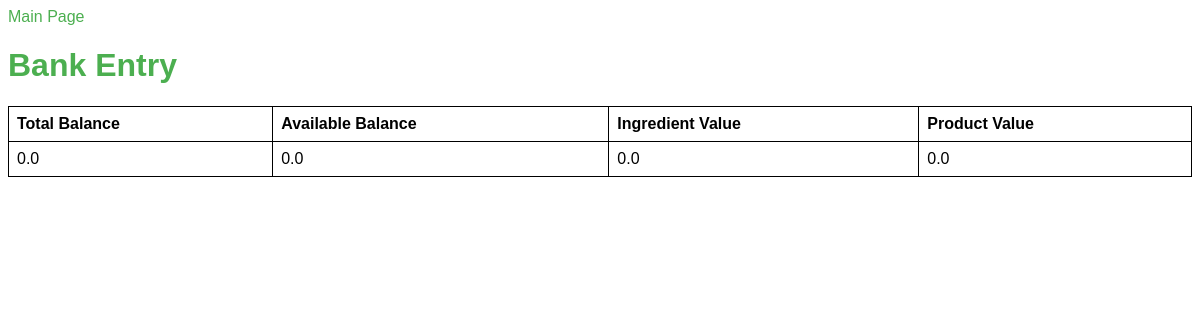
Before: /bank with the older database file.
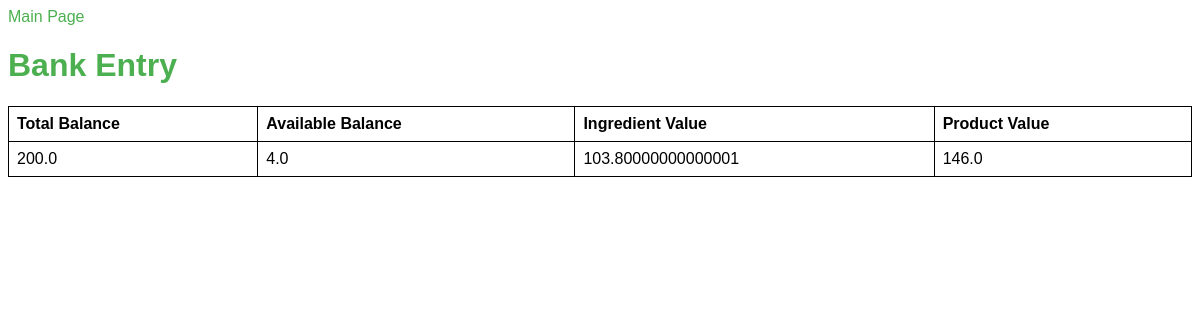
After: the same page with the newer database file.
### backend/app/models/bank_table.py (models this page shows, shortened)
class Bank(Base):
    __tablename__ = "bank"
    account_id = Column(Integer, primary_key=True, default=1)  # Single row enforced with default 1
    total_balance = Column(Float, default=0.0)
    available_balance = Column(Float, default=0.0)
    ingredient_value = Column(Float, default=0.0)
    product_value = Column(Float, default=0.0)

### backend/app/services/admin_webpage.py (the view)
@app.route('/bank', methods=['GET'])
def bank():
    try:
        bank = database.get_bank()
        return render_template(BANK_TEMPLATE, bank_entry=bank)
    except Exception as e:
        logging.error(f"Error in bank: {e}", exc_info=e)
        return render_template(BANK_TEMPLATE, bank_entry=None, error_message=str(e))

### backend/app/chame_app/database_instance.py (called while the page is built)
    def get_session(self):
        try:
            return self.SessionLocal()
        except Exception as e:
            raise RuntimeError(f"get_session failed: {e}") from e

    def get_bank(self, session=None) -> Bank:
        close_session = False
        if session is None:
            session = self.get_session()
            close_session = True
        try:
            bank = session.query(Bank).filter_by(account_id=1).first()
            if not bank:
                raise ValueError(BANK_NOT_FOUND_MSG)
            return bank
        except Exception as e:
            raise RuntimeError(f"get_bank failed: {e}") from e
        finally:
            if close_session:
                session.close()

### frontend/admin_webpage/templates/bank.html (shortened to what this page needs)
<!DOCTYPE html>
<html lang="en">
<head>
    <link rel="stylesheet" href="{{ url_for('static', filename='css/style.css') }}">
</head>
<body>
    <a href="/">Main Page</a>
    <h1>Bank Entry</h1>
    <table border="1">
        <thead>
            <tr>
                <th>Total Balance</th>
                <th>Available Balance</th>
                <th>Ingredient Value</th>
                <th>Product Value</th>
            </tr>
        </thead>
        <tbody>
            <tr>
                <td>{{ bank_entry.total_balance }}</td>
                <td>{{ bank_entry.available_balance }}</td>
                <td>{{ bank_entry.ingredient_value }}</td>
                <td>{{ bank_entry.product_value }}</td>
            </tr>
        </tbody>
    </table>
</body>
</html>

Changed rows visible on the page:
changed Bank: total_balance "0.0" → "200.0"; available_balance "0.0" → "4.0"; ingredient_value "0.0" → "103.80000000000001"; product_value "0.0" → "146.0"
